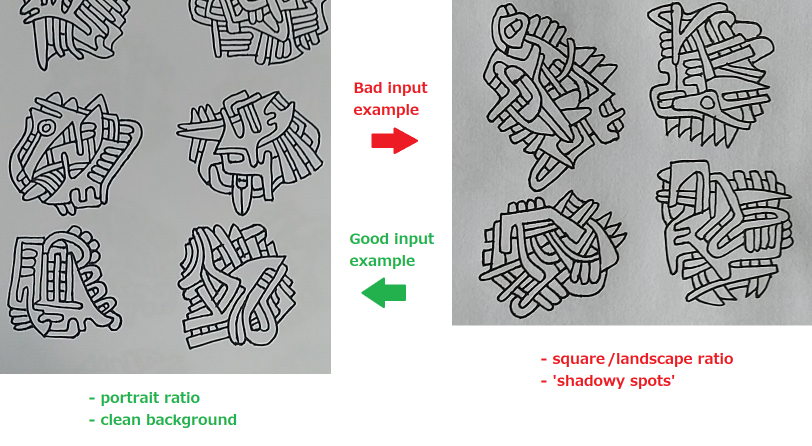
#> input picture inputexample.png, 1624 x 892 px, found by its file name (shown at 1/2 size)
$ python -i autopainter.py   (imports and definitions only)
#> lines starting #> are read from the running program, lines starting #| are printed output that depends on the picture
### myDrive/gdriveservice.py
from __future__ import print_function
import pickle, io, random, string
import os.path
from googleapiclient.discovery import build
from googleapiclient.http import MediaIoBaseDownload, MediaFileUpload
from google_auth_oauthlib.flow import InstalledAppFlow
from google.auth.transport.requests import Request

class drive:
    def setService(self):
        # change to the subfolder where the credentials (should be) are
        dir = os.getcwd()
        os.chdir(dir + '\myDrive')

        creds = None
        # The file token.pickle stores the user's access and refresh tokens, and is
        # created automatically when the authorization flow completes for the first
        # time.
        if os.path.exists('token.pickle'):
            with open('token.pickle', 'rb') as token:
                creds = pickle.load(token)
        # If there are no (valid) credentials available, let the user log in.
        if not creds or not creds.valid:
            if creds and creds.expired and creds.refresh_token:
                creds.refresh(Request())
            else:
                # get credentials.json
                flow = InstalledAppFlow.from_client_secrets_file(
                    'credentials.json', self.SCOPES)
                creds = flow.run_local_server(port=0)

            # Save the credentials for the next run
            with open('token.pickle', 'wb') as token:
                pickle.dump(creds, token)

        # change back directories
        os.chdir(dir)

        return build('drive', 'v3', credentials=creds)

    # [70 lines left out: functions printLastFiles, getFileIdByName, downloadFileById, getFolderIdByName, getIdFilesFromFolder, not called in this run]

    def randomStringName(self, N):
        return ''.join(random.choices(string.ascii_lowercase + string.digits, k=N))

    # [19 lines left out: functions uploadFile, deleteFileById, not called in this run]

    def __init__(self):
        # If modifying these scopes, delete the file token.pickle.
        self.SCOPES = ['https://www.googleapis.com/auth/drive']
        self.downloadExtension = ".jpg"
        self.service = self.setService()

### autopainter.py
import os, random, requests, glob, cv2, string
from PIL import Image
import numpy as np
import moviepy.editor as mpe
from myDrive.gdriveservice import drive
from datetime import datetime

################
# variable setup

lineNames = "lines_"
coloredName = "color_"
imagesPath = '\\Images\\'
linesPath = '\\Lines\\'
framesPath = '\\Frames\\'
audioPath = '\\Audio\\'
colorsPath = '\\colors.txt'
namesPath = '\\names.txt'
videoOptionsPath = '\\video_options.txt'
videoPath = 'test.avi';
projectName = '0 - yyy yyy'
videoExtension = '.mp4'
videoBitrate = "2500k"
driveDownloadFolder = 'bloob_buffer'
driveUploadFolder = 'Bloobs'
imgGlobExtension = ".jpg"

transparent = (0, 0, 0, 0)
black = (0, 0, 0, 255)
white = (255, 255, 255, 255)

baseWidth = 720
baseHeight = 1280
imgSize = (baseWidth, baseHeight)
normalizedSize = (864, 1152) # 0.75 ratio
imgBase = Image.new('RGBA', imgSize, color = transparent)
#> imgBase: PIL image 720x1280 RGBA; every value is 0
#> further down, picture is the input picture: PIL image 1624x892 RGB; mean R, G, B 184.7, 185.3, 184.5
framePivot = (0, 280)
posOffset = 10
resizeOffset = 150
lightThreshold = 140
frameCounter = 0
FPS = 30
repeatFrames = 5
lineWidthThreshold = 100

################
# functions

#save a frame
# [6 lines left out: function save, not called in this run]

# make everything transparent except the lines
def CleanLineWork(img):
    width, height = img.size
    pixelMatrix = img.load()
    for left in range(0, width):
        for top in range(0, height):
            r, g, b, a = pixelMatrix[left,top]
            if(r > lightThreshold):
                pixelMatrix[left,top] = transparent
            else:
                pixelMatrix[left,top] = black

# get any pixel that is not trasparent and turn it black
# [124 lines left out: functions FillLinesBlack, SubstituteColor, FillFromEdges, FloodFill, IsolateImages, FillBounderies and 1 more, not called in this run]

# return random rgba tuple
def GetRandomRGBA():
    return (random.choice(range(1, 255)),random.choice(range(1, 255)),random.choice(range(1, 255)),255)

# get set of colors from the net, then make a tuple rgba array
# if it fails just return a random rgba collection
# [160 lines left out: functions GetColorSet, ColorImage, ColorAllImages, resizePositionImg, JoinAllImages, getNextProjectName, not called in this run]

def clearFramesPath():
    filelist = glob.glob(os.path.join(framesPath, "*.png"))
    for f in filelist:
        os.remove(f)

# adjust the last frames for making the timelapse
# [52 lines left out: functions AdjustFrames, fadeIn, not called in this run]

def randomString(N):
    return ''.join(random.choices(string.ascii_lowercase + string.digits, k=N))

# choose a random tune from the audio folder
def chooseTune():
    numberOfTunes = len(glob.glob(audioPath + '*.mp3'))
    return random.choice(range(0, numberOfTunes))

# makes the timelapse
# [36 lines left out: function MakeTimelapse, not called in this run]

def processImage(img):
    # before anything, clean the frames path from frames of previous executions
    clearFramesPath()

    width, height = img.size
#> width = 1624; height = 892

    # sometimes Image.open() will rotate the image, this will rotate it back in place
    if(width > height):
        img = img.rotate(-90, expand=True)
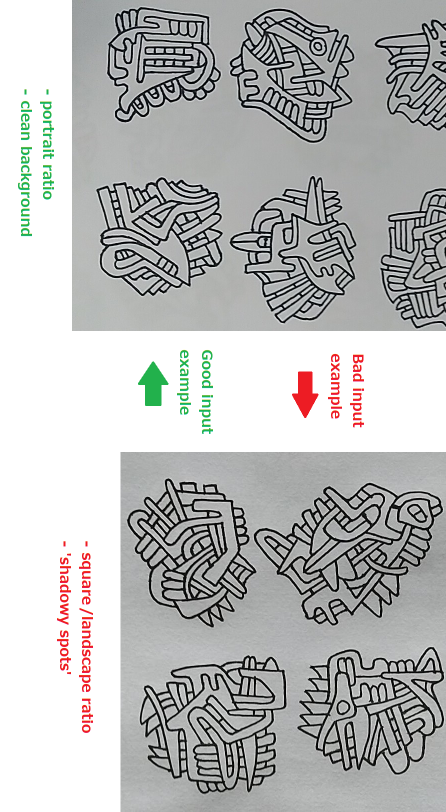
#> img: PIL image 892x1624 RGB (shown at 1/2 size); mean R, G, B 184.7, 185.3, 184.5

    # reduce resolution of main image and make a copy of it
    os.chdir(linesPath)
    imgCopy = img.copy().resize(normalizedSize)
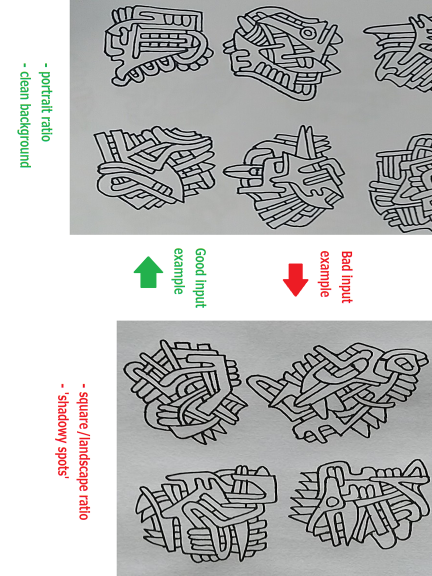
#> imgCopy: PIL image 864x1152 RGB (shown at 1/2 size); mean R, G, B 184.7, 185.4, 184.5
    width, height = imgCopy.size
#> width = 864; height = 1152

    # clean linework and remove lines of no intrest
    CleanLineWork(imgCopy)

    FillFromEdges(imgCopy, black, transparent)

    # crop and isolate lines
    imageBox = imgCopy.getbbox()
    croppedImage = imgCopy.crop(imageBox)

    IsolateImages(croppedImage)

    # get new colors and fill pictures
    # also get frames to use in the timelapse
    ColorAllImages()

    # create new base and make a collage
    JoinAllImages()

    # adjust frames for the video
    AdjustFrames()

    # timelapse maker
    MakeTimelapse()

    #reset frame counter
    global frameCounter
    frameCounter = 0

def getImageListFromDrive():
    # get the id of the folder by name
    # then get the ids of the files inside
    folderID = drive_service.getFolderIdByName(driveDownloadFolder)
    bufferedFiles = drive_service.getIdFilesFromFolder(folderID)

    # download everything to imagesPath
    # delete downloaded files
    for fileId in bufferedFiles:
        drive_service.downloadFileById(fileId, imagesPath)

    os.chdir(imagesPath)

    img_array = []
    for filename in glob.glob(imagesPath +'*.jpg'):
        im = Image.open(filename).convert('RGBA')
        img_array.append(im)
        os.remove(filename)

    return img_array, bufferedFiles

# [6 lines left out: function uploadFinalToDrive, not called in this run]

#################
# main():
# initiate and get the drive service object
# [1 line that did not run here, left out]

# get images from download folder in the drive, and buffered files id
# [1 line that did not run here, left out]
bufferedIndex = -1

# try to process every image in 'image_list'
# only delete lines from drive if the processing is successful
# [13 lines not run here, left out]
################

>>> from PIL import Image
>>> picture = Image.open('inputexample.png')
#> (the run stopped early here; a loop or call above may not have finished)
